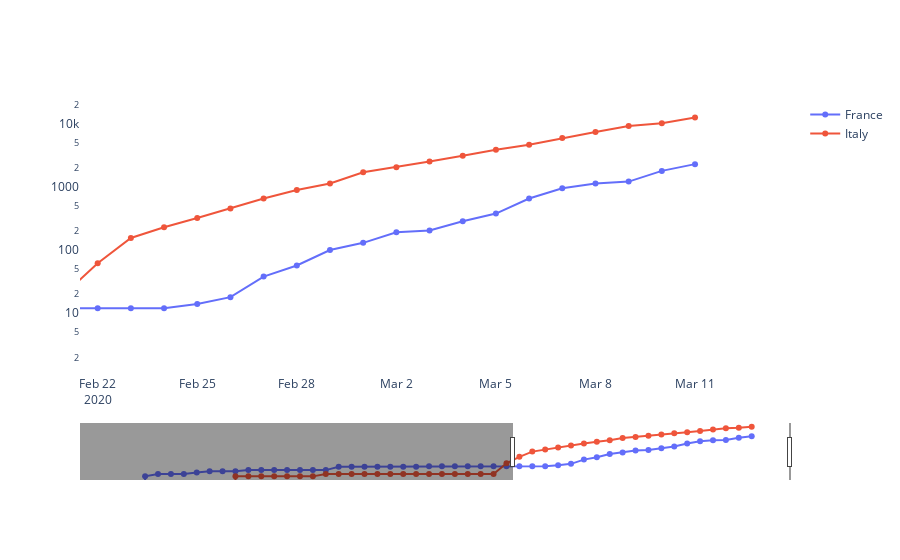

The cell this chart's notebook holds for it:
### Markdown cell above
### Comp

### Code cell
# Compare confirmed cases in France and Italy
fig = go.Figure(data=[
    go.Scatter(name='France', x=ts_fr.index, y=ts_fr, mode='lines+markers'),
    go.Scatter(name='Italy', x=ts_it.index, y=ts_it, mode='lines+markers')
])

fig.update_layout(plot_bgcolor='white', yaxis_type="log", xaxis_rangeslider_visible=True)


fig.show()
